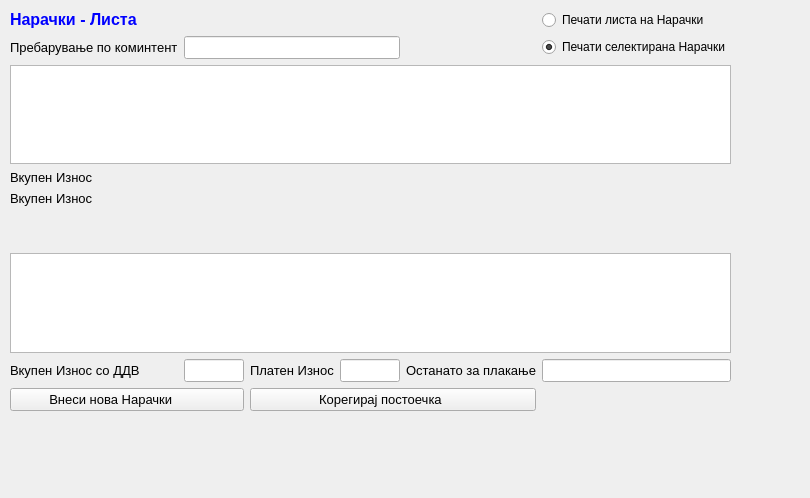
<?xml version="1.0" encoding="UTF-8"?>
<ui version="4.0">
 <class>NarackiLista</class>
 <widget class="QWidget" name="NarackiLista">
  <property name="geometry">
   <rect>
    <x>0</x>
    <y>0</y>
    <width>810</width>
    <height>498</height>
   </rect>
  </property>
  <property name="windowTitle">
   <string>Form</string>
  </property>
  <widget class="QWidget" name="layoutWidget">
   <property name="geometry">
    <rect>
     <x>10</x>
     <y>10</y>
     <width>721</width>
     <height>401</height>
    </rect>
   </property>
   <layout class="QGridLayout" name="gridLayout">
    <item row="0" column="0">
     <widget class="QLabel" name="label_4">
      <property name="font">
       <font>
        <pointsize>10</pointsize>
       </font>
      </property>
      <property name="text">
       <string>&lt;!DOCTYPE HTML PUBLIC &quot;-//W3C//DTD HTML 4.0//EN&quot; &quot;http://www.w3.org/TR/REC-html40/strict.dtd&quot;&gt;
&lt;html&gt;&lt;head&gt;&lt;meta name=&quot;qrichtext&quot; content=&quot;1&quot; /&gt;&lt;style type=&quot;text/css&quot;&gt;
p, li { white-space: pre-wrap; }
&lt;/style&gt;&lt;/head&gt;&lt;body style=&quot; font-family:'Sans Serif'; font-size:10pt; font-weight:400; font-style:normal;&quot;&gt;
&lt;p style=&quot; margin-top:0px; margin-bottom:0px; margin-left:0px; margin-right:0px; -qt-block-indent:0; text-indent:0px;&quot;&gt;&lt;span style=&quot; font-family:'MS Shell Dlg 2'; font-size:12pt; font-weight:600; color:#0000ff;&quot;&gt;Нарачки&lt;/span&gt;&lt;span style=&quot; font-family:'MS Shell Dlg 2'; font-size:12pt; font-weight:600; color:#0000ff;&quot;&gt; - Листа&lt;/span&gt;&lt;/p&gt;&lt;/body&gt;&lt;/html&gt;</string>
      </property>
     </widget>
    </item>
    <item row="0" column="1">
     <spacer name="horizontalSpacer">
      <property name="orientation">
       <enum>Qt::Horizontal</enum>
      </property>
      <property name="sizeHint" stdset="0">
       <size>
        <width>40</width>
        <height>20</height>
       </size>
      </property>
     </spacer>
    </item>
    <item row="0" column="2">
     <spacer name="horizontalSpacer_3">
      <property name="orientation">
       <enum>Qt::Horizontal</enum>
      </property>
      <property name="sizeHint" stdset="0">
       <size>
        <width>40</width>
        <height>20</height>
       </size>
      </property>
     </spacer>
    </item>
    <item row="0" column="3">
     <spacer name="horizontalSpacer_5">
      <property name="orientation">
       <enum>Qt::Horizontal</enum>
      </property>
      <property name="sizeHint" stdset="0">
       <size>
        <width>40</width>
        <height>20</height>
       </size>
      </property>
     </spacer>
    </item>
    <item row="0" column="4">
     <spacer name="horizontalSpacer_6">
      <property name="orientation">
       <enum>Qt::Horizontal</enum>
      </property>
      <property name="sizeHint" stdset="0">
       <size>
        <width>40</width>
        <height>20</height>
       </size>
      </property>
     </spacer>
    </item>
    <item row="0" column="5">
     <widget class="QRadioButton" name="radioButton">
      <property name="text">
       <string>Печати листа на Нарачки</string>
      </property>
     </widget>
    </item>
    <item row="1" column="0">
     <widget class="QLabel" name="label_8">
      <property name="font">
       <font>
        <pointsize>10</pointsize>
       </font>
      </property>
      <property name="text">
       <string>Пребарување по коминтент</string>
      </property>
     </widget>
    </item>
    <item row="1" column="1" colspan="3">
     <widget class="QLineEdit" name="lineEdit_7">
      <property name="font">
       <font>
        <pointsize>10</pointsize>
       </font>
      </property>
     </widget>
    </item>
    <item row="1" column="5">
     <widget class="QRadioButton" name="radioButton_2">
      <property name="text">
       <string>Печати селектирана Нарачки</string>
      </property>
      <property name="checked">
       <bool>true</bool>
      </property>
     </widget>
    </item>
    <item row="2" column="0" colspan="6">
     <widget class="QTableView" name="tableView">
      <property name="palette">
       <palette>
        <active>
         <colorrole role="AlternateBase">
          <brush brushstyle="SolidPattern">
           <color alpha="255">
            <red>234</red>
            <green>234</green>
            <blue>234</blue>
           </color>
          </brush>
         </colorrole>
        </active>
        <inactive>
         <colorrole role="AlternateBase">
          <brush brushstyle="SolidPattern">
           <color alpha="255">
            <red>234</red>
            <green>234</green>
            <blue>234</blue>
           </color>
          </brush>
         </colorrole>
        </inactive>
        <disabled>
         <colorrole role="AlternateBase">
          <brush brushstyle="SolidPattern">
           <color alpha="255">
            <red>234</red>
            <green>234</green>
            <blue>234</blue>
           </color>
          </brush>
         </colorrole>
        </disabled>
       </palette>
      </property>
      <property name="font">
       <font>
        <pointsize>10</pointsize>
       </font>
      </property>
      <property name="alternatingRowColors">
       <bool>true</bool>
      </property>
     </widget>
    </item>
    <item row="3" column="0">
     <widget class="QLabel" name="label_11">
      <property name="font">
       <font>
        <pointsize>10</pointsize>
       </font>
      </property>
      <property name="text">
       <string>Вкупен Износ </string>
      </property>
     </widget>
    </item>
    <item row="4" column="0">
     <widget class="QLabel" name="label_12">
      <property name="font">
       <font>
        <pointsize>10</pointsize>
       </font>
      </property>
      <property name="text">
       <string>Вкупен Износ </string>
      </property>
     </widget>
    </item>
    <item row="5" column="0">
     <widget class="QLabel" name="label_13">
      <property name="palette">
       <palette>
        <active>
         <colorrole role="Text">
          <brush brushstyle="SolidPattern">
           <color alpha="255">
            <red>0</red>
            <green>0</green>
            <blue>255</blue>
           </color>
          </brush>
         </colorrole>
        </active>
        <inactive>
         <colorrole role="Text">
          <brush brushstyle="SolidPattern">
           <color alpha="255">
            <red>0</red>
            <green>0</green>
            <blue>255</blue>
           </color>
          </brush>
         </colorrole>
        </inactive>
        <disabled>
         <colorrole role="Text">
          <brush brushstyle="SolidPattern">
           <color alpha="255">
            <red>120</red>
            <green>120</green>
            <blue>120</blue>
           </color>
          </brush>
         </colorrole>
        </disabled>
       </palette>
      </property>
      <property name="font">
       <font>
        <pointsize>10</pointsize>
        <weight>75</weight>
        <bold>true</bold>
       </font>
      </property>
      <property name="text">
       <string/>
      </property>
     </widget>
    </item>
    <item row="6" column="0">
     <widget class="QLabel" name="label">
      <property name="font">
       <font>
        <weight>75</weight>
        <bold>true</bold>
       </font>
      </property>
      <property name="text">
       <string/>
      </property>
     </widget>
    </item>
    <item row="7" column="0" colspan="6">
     <widget class="QTableView" name="tableView_2">
      <property name="font">
       <font>
        <pointsize>10</pointsize>
       </font>
      </property>
      <property name="alternatingRowColors">
       <bool>true</bool>
      </property>
     </widget>
    </item>
    <item row="8" column="0">
     <widget class="QLabel" name="label_7">
      <property name="font">
       <font>
        <pointsize>10</pointsize>
       </font>
      </property>
      <property name="text">
       <string>Вкупен Износ со ДДВ </string>
      </property>
     </widget>
    </item>
    <item row="8" column="1">
     <widget class="QLineEdit" name="lineEdit_6">
      <property name="font">
       <font>
        <pointsize>10</pointsize>
        <weight>75</weight>
        <bold>true</bold>
       </font>
      </property>
      <property name="alignment">
       <set>Qt::AlignRight|Qt::AlignTrailing|Qt::AlignVCenter</set>
      </property>
      <property name="readOnly">
       <bool>true</bool>
      </property>
     </widget>
    </item>
    <item row="8" column="2">
     <widget class="QLabel" name="label_9">
      <property name="font">
       <font>
        <pointsize>10</pointsize>
       </font>
      </property>
      <property name="text">
       <string>Платен Износ</string>
      </property>
     </widget>
    </item>
    <item row="8" column="3">
     <widget class="QLineEdit" name="lineEdit_8">
      <property name="font">
       <font>
        <pointsize>10</pointsize>
        <weight>75</weight>
        <bold>true</bold>
       </font>
      </property>
      <property name="alignment">
       <set>Qt::AlignRight|Qt::AlignTrailing|Qt::AlignVCenter</set>
      </property>
      <property name="readOnly">
       <bool>true</bool>
      </property>
     </widget>
    </item>
    <item row="8" column="4">
     <widget class="QLabel" name="label_10">
      <property name="font">
       <font>
        <pointsize>10</pointsize>
       </font>
      </property>
      <property name="text">
       <string>Останато за плакање</string>
      </property>
     </widget>
    </item>
    <item row="8" column="5">
     <widget class="QLineEdit" name="lineEdit_9">
      <property name="font">
       <font>
        <pointsize>10</pointsize>
        <weight>75</weight>
        <bold>true</bold>
       </font>
      </property>
      <property name="alignment">
       <set>Qt::AlignRight|Qt::AlignTrailing|Qt::AlignVCenter</set>
      </property>
      <property name="readOnly">
       <bool>true</bool>
      </property>
     </widget>
    </item>
    <item row="9" column="0" colspan="2">
     <widget class="QPushButton" name="pushButton">
      <property name="font">
       <font>
        <pointsize>10</pointsize>
       </font>
      </property>
      <property name="text">
       <string>Внеси нова Нарачки         </string>
      </property>
      <property name="icon">
       <iconset>
        <normaloff>../../../Brisi/sterna/Resources/key_f2.png</normaloff>../../../Brisi/sterna/Resources/key_f2.png</iconset>
      </property>
     </widget>
    </item>
    <item row="9" column="2" colspan="3">
     <widget class="QPushButton" name="pushButton_2">
      <property name="font">
       <font>
        <pointsize>10</pointsize>
       </font>
      </property>
      <property name="text">
       <string>Корегирај постоечка       </string>
      </property>
      <property name="icon">
       <iconset>
        <normaloff>../../../Brisi/sterna/Resources/key_f3.png</normaloff>../../../Brisi/sterna/Resources/key_f3.png</iconset>
      </property>
     </widget>
    </item>
   </layout>
  </widget>
 </widget>
 <resources/>
 <connections/>
</ui>
